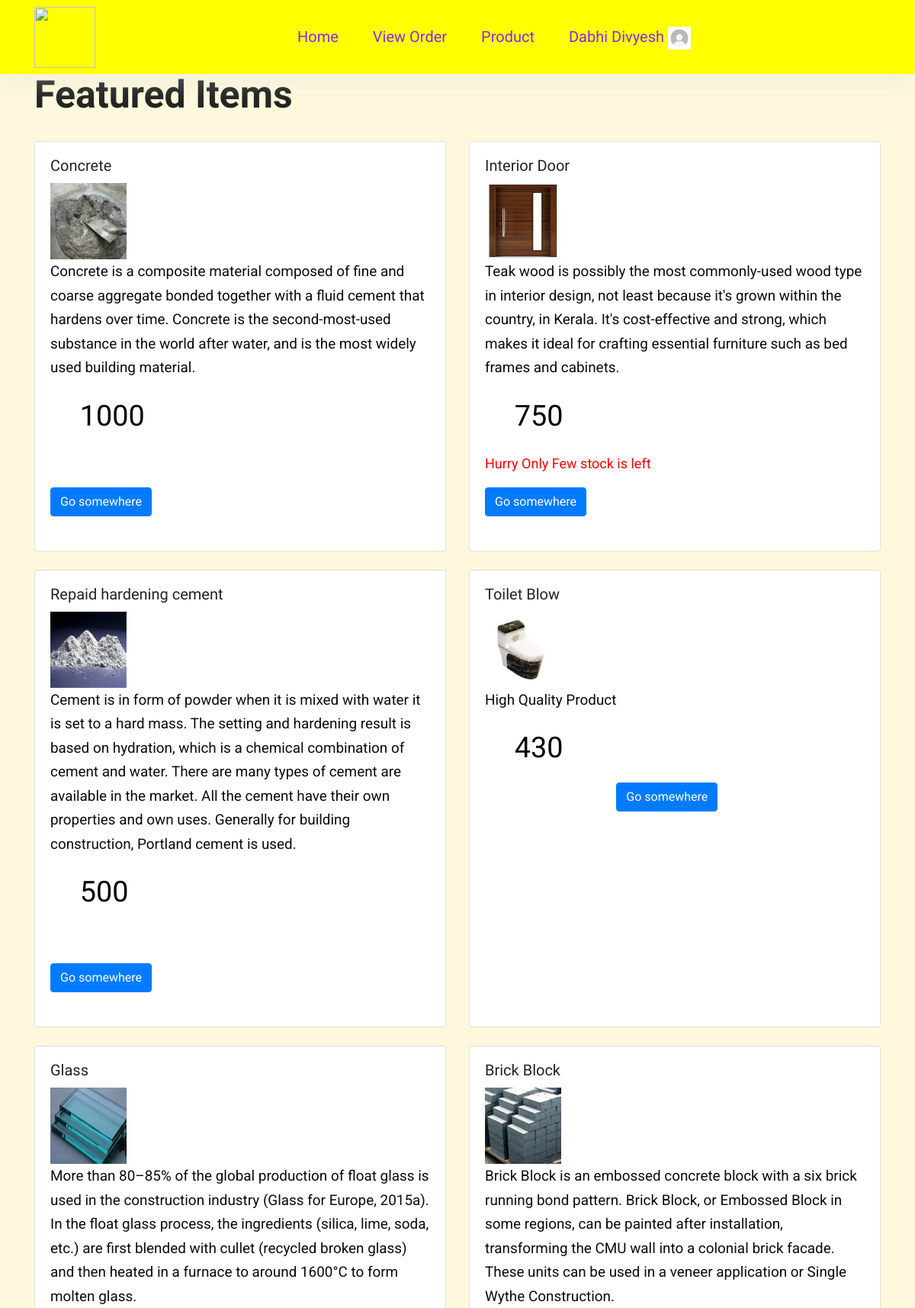
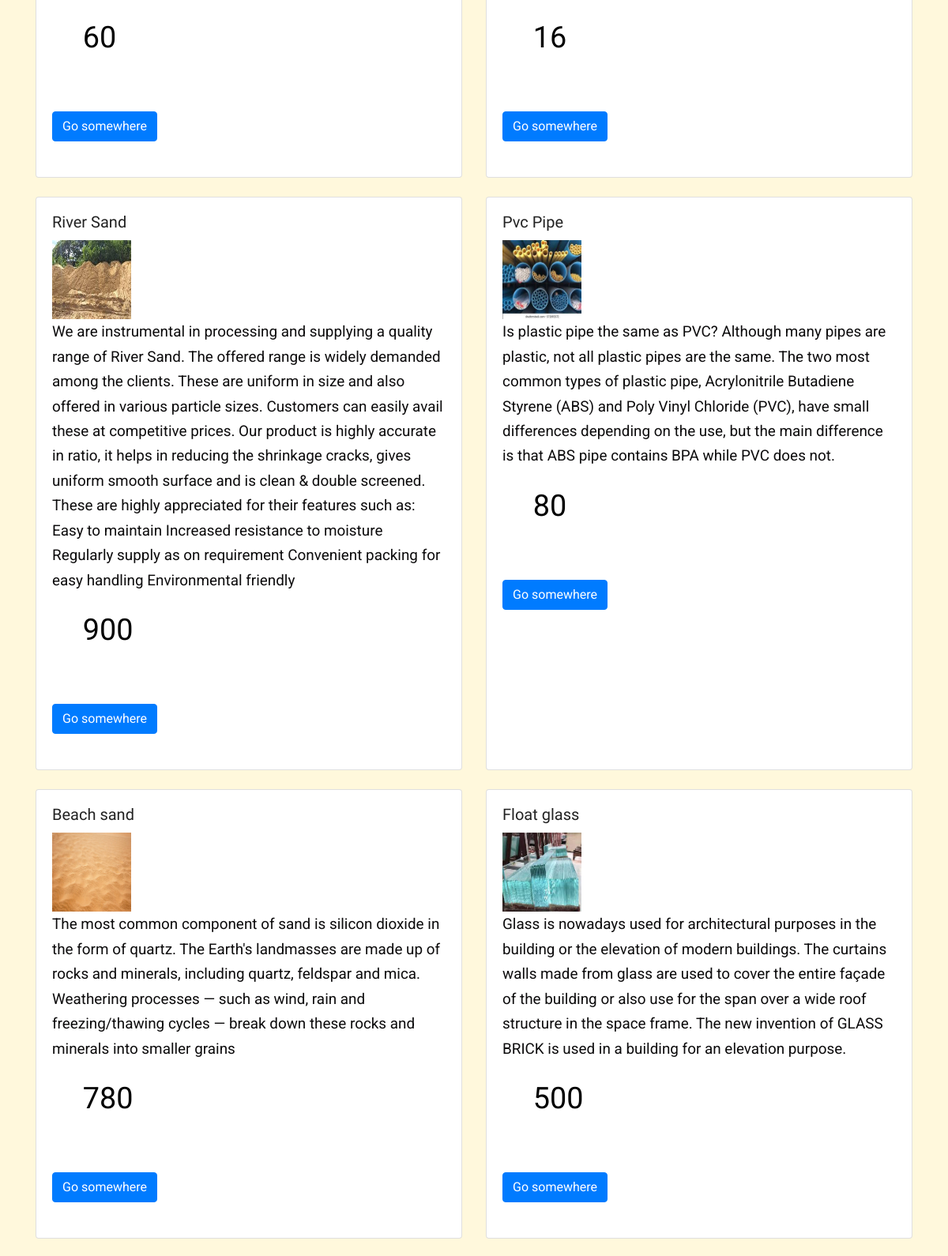
The app's page /all-product/ (signed in, upper part) with its own data (2 pictures, top to bottom).
### myapp/models.py (models this page shows, shortened)
class User(models.Model):
    username = models.CharField(max_length=50)
    email = models.EmailField(unique=True)
    address = models.TextField()
    mobile = models.CharField(max_length=50)
    role = models.CharField(max_length=50)
    password = models.CharField(max_length=50)
    pic = models.FileField(upload_to='profile',default='download.jpg')

class Product(models.Model):
    uid = models.ForeignKey(User,on_delete=models.CASCADE)
    name = models.CharField(max_length=100)
    des = models.TextField(null=True,blank=True)
    price = models.CharField(max_length=10)
    quantity = models.IntegerField()
    category = models.CharField(max_length=20)
    pic = models.FileField(upload_to='Products',null=True,blank=True)

### myapp/views.py (the view)
# urls.py: path('all-product/',views.all_product,name='all-product'),
def all_product(request):
    uid = User.objects.get(email=request.session['email'])
    products = Product.objects.all().order_by('?')
    return render(request,'all-product.html',{'uid':uid,'products':products})

### myapp/templates/all-product.html (shortened to what this page needs)
{% extends 'header.html' %}
{% load static %}
{% block content %}
<div class="featured-items" style="background-color: cornsilk;">
    <div class="container">
      <div class="row">
        <div class="col-md-12">
          <div class="section-heading">
            <h1>Featured Items</h1>
          </div>
        </div>
        <div class="col-md-12">
            <div class="row">
                {% for product in products %}
                <div class="col-sm-6 mb-4" >
                    <a href="{% url 'view-product' product.id %}">
                  <div class="card" style="height: 100%;">
                    <div class="card-body">
                      <h5 class="card-title" >{{product.name}}</h5>
                      <img src="{{product.pic.url}}" alt="" width="100px" height="100px">
                      <p class="card-text" style="color: rgb(12, 11, 12); font-size:0.5cm;">{{product.des}}</p>
                      <p class="card-text" style="color: black; font-size: 1cm;"> <i class="fas fa-rupee-sign" style="color: black; font-size: 1cm;"></i> {{product.price}}</p>
                      {% if product.quantity < 5 %}
                      <p style="color: red;font-size: larger;">Hurry Only Few stock is left</p>
                      {% else %}
                      <p style="color: rgba(255, 0, 0, 0);font-size: larger;"> sd</p>
                      {% endif %}
                      <a href="#" class="btn btn-primary">Go somewhere</a>
                    </div>
                </div>
            </a>
                </div>
                {% endfor %}
              </div>
        </div>
      </div>
    </div>
  </div>
{% endblock %}

### myapp/templates/header.html (shortened to what this page needs)
{% load static %}
<!DOCTYPE html>
<html lang="en">
<head>
  <link rel="stylesheet" href="{% static 'vendors/bootstrap/bootstrap.min.css' %}">
  <link rel="stylesheet" href="{% static 'vendors/fontawesome/css/all.min.css' %}">
	<link rel="stylesheet" href="{% static 'vendors/themify-icons/themify-icons.css' %}">
  <link rel="stylesheet" href="{% static 'vendors/nice-select/nice-select.css' %}">
  <link rel="stylesheet" href="{% static 'vendors/owl-carousel/owl.theme.default.min.css' %}">
  <link rel="stylesheet" href="{% static 'vendors/owl-carousel/owl.carousel.min.css' %}">
  <link rel="stylesheet" href="{% static 'css/style.css' %}">
</head>
<body>
	<header class="header_area">
    <div class="main_menu">
      <nav class="navbar navbar-expand-lg navbar-light">
        <div class="container">
          <a class="navbar-brand logo_h" href="{% url 'index' %}"><img src="{% static 'img/logo.jpg' %}" height="80px" width="80" alt=""></a>
          <div class="collapse navbar-collapse offset" id="navbarSupportedContent">
            <ul class="nav navbar-nav menu_nav ml-auto mr-auto">
              <li class="nav-item active"><a class="nav-link" href="{% url 'index' %}" style="transition: all .7s ease; text-align: center;color: blueviolet;font-size: 20px;">Home</a></li>
              {% if uid.role == 'seller' %}
              <li class="nav-item submenu dropdown">
                <a href="#" class="nav-link dropdown-toggle" data-toggle="dropdown" role="button" aria-haspopup="true"
                  aria-expanded="false" style="transition: all .7s ease; text-align: center;color: blueviolet;font-size: 20px;">View Order</a>
              </li>
              <li class="nav-item submenu dropdown">
                <a href="#" class="nav-link dropdown-toggle" data-toggle="dropdown" role="button" aria-haspopup="true"
                  aria-expanded="false" style="transition: all .7s ease; text-align: center;color: blueviolet;font-size: 20px;">Product</a>
              </li>
              <li class="nav-item submenu dropdown">
                <a href="#" class="nav-link dropdown-toggle" data-toggle="dropdown" role="button" aria-haspopup="true"
                  aria-expanded="false" style="transition: all .7s ease; text-align: center;color: blueviolet;font-size: 20px;">{{uid.username}} <img src="{{uid.pic.url}}" alt="" width="30px" height="30px"></a>
              </li>
              {% else %}
              <li class="nav-item"><a class="nav-link" href="{% url 'contact' %}">Contact</a></li>
              <li class="nav-item"><a class="nav-link" href="{% url 'login' %}">Login/Registrations</a></li>
              <li class="nav-item submenu dropdown">
              {% endif %}
            </ul>
          </div>
        </div>
      </nav>
    </div>
  </header>
<main class="site-main">
{% block content %}
{% endblock %}
</body>
</html>

### records on screen
User: username "Dabhi Divyesh", pic (picture)
Product: name "Concrete", pic (picture), des "Concrete is a composite material composed of fine and coarse aggregate bonded together with a fluid cement that hardens over time. Concrete is the second-most-used substance in the world after water, and is the most widely used building material.", price "1000"
Product: name "Interior Door", pic (picture), des "Teak wood is possibly the most commonly-used wood type in interior design, not least because it's grown within the country, in Kerala. It's cost-effective and strong, which makes it ideal for crafting essential furniture such as bed frames and cabinets.", price "750", quantity "Hurry Only Few stock is left"
Product: name "Repaid hardening cement", pic (picture), des "Cement is in form of powder when it is mixed with water it is set to a hard mass. The setting and hardening result is based on hydration, which is a chemical combination of cement and water. There are many types of cement are available in the market. All the cement have their own properties and own uses. Generally for building construction, Portland cement is used.", price "500"
Product: name "Toilet Blow", pic (picture), des "High Quality Product", price "430"
Product: name "Glass", pic (picture), des "More than 80–85% of the global production of float glass is used in the construction industry (Glass for Europe, 2015a). In the float glass process, the ingredients (silica, lime, soda, etc.) are first blended with cullet (recycled broken glass) and then heated in a furnace to around 1600°C to form molten glass.", price "60"
Product: name "Brick Block", pic (picture), des "Brick Block is an embossed concrete block with a six brick running bond pattern. Brick Block, or Embossed Block in some regions, can be painted after installation, transforming the CMU wall into a colonial brick facade. These units can be used in a veneer application or Single Wythe Construction.", price "16"
Product: name "River Sand", pic (picture), des "We are instrumental in processing and supplying a quality range of River Sand. The offered range is widely demanded among the clients. These are uniform in size and also offered in various particle sizes. Customers can easily avail these at competitive prices. Our product is highly accurate in ratio, it helps in reducing the shrinkage cracks, gives uniform smooth surface and is clean & double screened. These are highly appreciated for their features such as: Easy to maintain Increased resistance to moisture Regularly supply as on requirement Convenient packing for easy handling Environmental friendly", price "900"
Product: name "Pvc Pipe", pic (picture), des "Is plastic pipe the same as PVC? Although many pipes are plastic, not all plastic pipes are the same. The two most common types of plastic pipe, Acrylonitrile Butadiene Styrene (ABS) and Poly Vinyl Chloride (PVC), have small differences depending on the use, but the main difference is that ABS pipe contains BPA while PVC does not.", price "80"
Product: name "Beach sand", pic (picture), des "The most common component of sand is silicon dioxide in the form of quartz. The Earth's landmasses are made up of rocks and minerals, including quartz, feldspar and mica. Weathering processes — such as wind, rain and freezing/thawing cycles — break down these rocks and minerals into smaller grains", price "780"
Product: name "Float glass", pic (picture), des "Glass is nowadays used for architectural purposes in the building or the elevation of modern buildings. The curtains walls made from glass are used to cover the entire façade of the building or also use for the span over a wide roof structure in the space frame. The new invention of GLASS BRICK is used in a building for an elevation purpose.", price "500"
